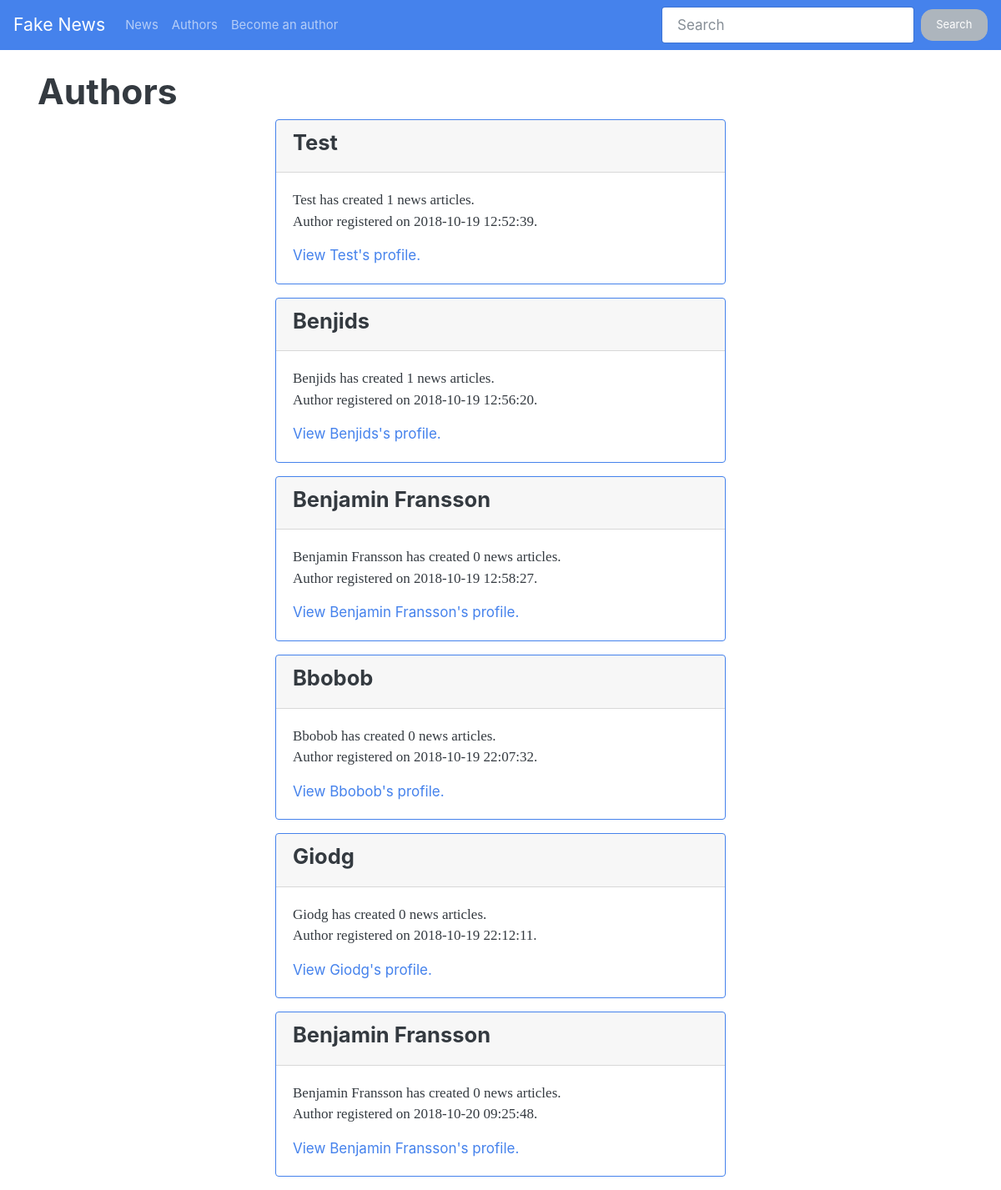
The page /authors.php on the database its author committed.
### tables this page shows
CREATE TABLE authors (
                id INTEGER PRIMARY KEY AUTOINCREMENT,
                name TEXT NOT NULL,
                email TEXT NOT NULL,
                password TEXT NOT NULL,
                date TIMESTAMP NOT NULL DEFAULT CURRENT_TIMESTAMP
                );

### authors.php (called while the page is built, shortened)
<?php
require_once $_SERVER['DOCUMENT_ROOT'].'/database/db.php';
$title = 'Authors';
require_once $_SERVER['DOCUMENT_ROOT'].'/components/head.php';
require_once $_SERVER['DOCUMENT_ROOT'].'/components/nav.php';
require_once $_SERVER['DOCUMENT_ROOT'].'/content/authors.php';
require_once $_SERVER['DOCUMENT_ROOT'].'/components/footer.php';

### database/db.php (called while the page is built, shortened)
<?php
class ConnectToDatabase
{
    private $pdo;
    public function __construct()
    {
        $this->fileName = $_SERVER['DOCUMENT_ROOT'].'/database/fake-news.db';
        $dsn = "sqlite:$this->fileName";
        $this->pdo = new PDO($dsn);
        $this->pdo->setAttribute(PDO::ATTR_ERRMODE,
                            PDO::ERRMODE_EXCEPTION);
        $this->pdo->exec('CREATE TABLE IF NOT EXISTS authors (
                id INTEGER PRIMARY KEY AUTOINCREMENT,
                name TEXT NOT NULL,
                email TEXT NOT NULL,
                password TEXT NOT NULL,
                date TIMESTAMP NOT NULL DEFAULT CURRENT_TIMESTAMP
                );');
        $this->pdo->exec('CREATE TABLE IF NOT EXISTS news (
                id INTEGER PRIMARY KEY AUTOINCREMENT,
                title TEXT NOT NULL,
                content TEXT NOT NULL,
                author INTEGER,
                likes INTEGER NOT NULL,
                date TIMESTAMP NOT NULL DEFAULT CURRENT_TIMESTAMP,
                FOREIGN KEY (id) REFERENCES authors(id)
                );');
    }
    public function getData(string $query, ?array $params = []): array
    {
        $sth = $this->pdo->prepare($query);
        $sth->execute($params);
        return $sth->fetchAll(PDO::FETCH_ASSOC);
    }
}

### content/authors.php (the view, shortened to what this page needs)
<?php
$db = new ConnectToDatabase;
$query = 'SELECT * FROM authors;';
$authors = $db->getData($query);
$query = 'SELECT title FROM news WHERE id=:id;';
?>
<main>
    <div class="container mt-4">
        <div class="row">
            <div class="col">
                <h1><?=$title?></h1>
            </div>
        </div>
        <?php foreach($authors as $author): ?>
        <?php
            $params = [':id' => $author['id']];
            $news_amount = count($db->getData($query, $params));
        ?>
        <div class="row">
            <div class="col-sm-12 col-md-6 offset-md-3">
                <div class="card border-primary mb-3">
                    <div class="card-header"><h4><?php echo ucfirst($author['name']); ?></h4></div>
                    <div class="card-body">
                        <p class="card-text"><?php echo ucfirst($author['name']); ?> has created <?php echo $news_amount; ?> news articles.<br>
                        Author registered on <?php echo $author['date']; ?>.</p>
                        <a class="card-link" href="/author.php?id=<?php echo $author['id']; ?>">View <?php echo ucfirst($author['name']); ?>'s profile.</a>
                    </div>
                </div>
            </div>
        </div>
        <?php endforeach; ?>
    </div>
</main>

### rows shown on the page
authors: name "Test", news_amount "1", date "2018-10-19 12:52:39"
authors: name "Benjids", news_amount "1", date "2018-10-19 12:56:20"
authors: name "Benjamin Fransson", news_amount "0", date "2018-10-19 12:58:27"
authors: name "Bbobob", news_amount "0", date "2018-10-19 22:07:32"
authors: name "Giodg", news_amount "0", date "2018-10-19 22:12:11"
authors: name "Benjamin Fransson", news_amount "0", date "2018-10-20 09:25:48"

### other values the page prints
$title "Authors"
